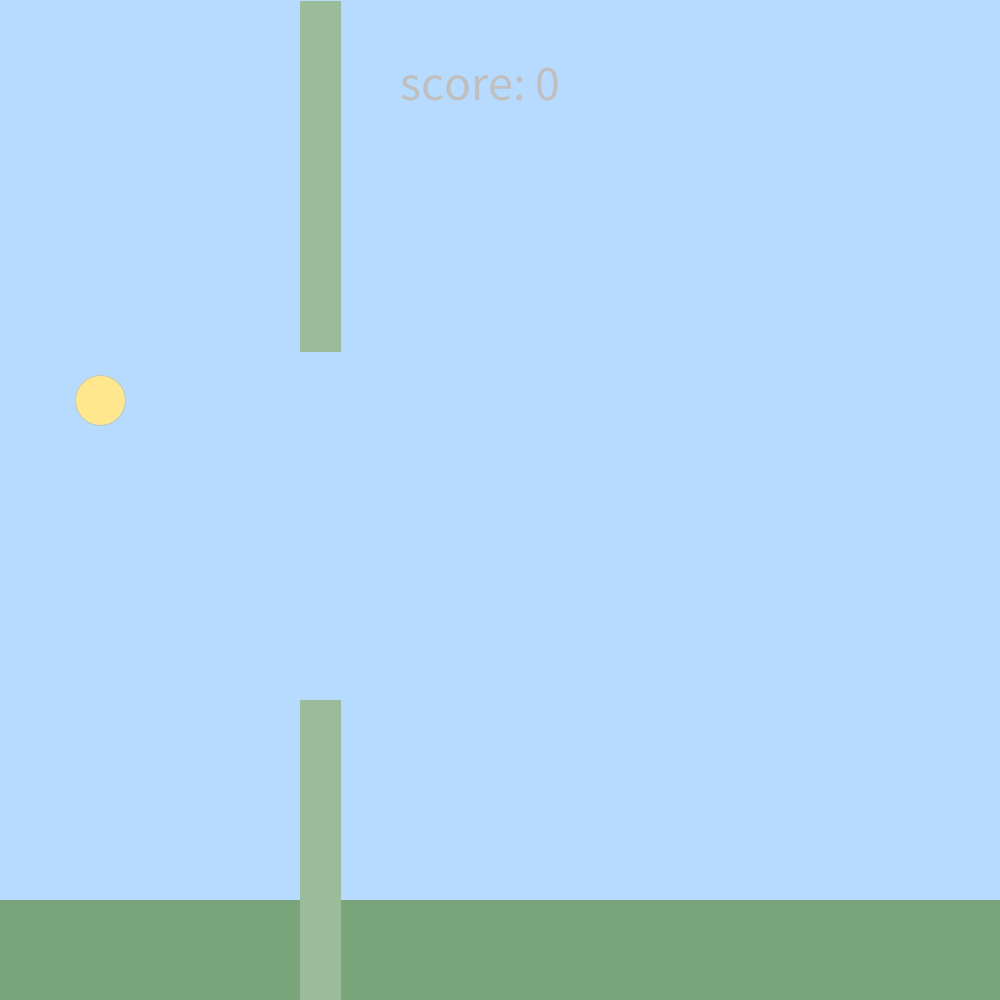
Frame 1 (no input)
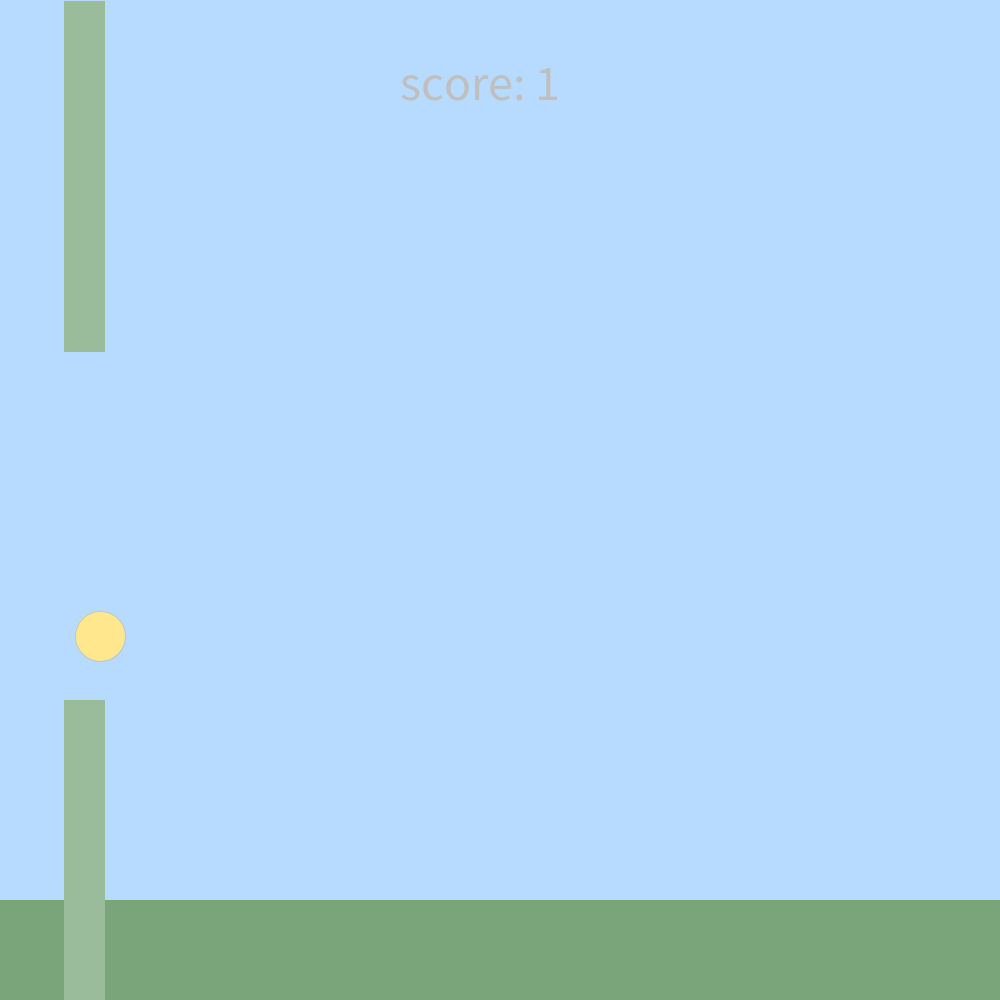
Frame 60 (the mouse pressed at the canvas centre just before this capture)
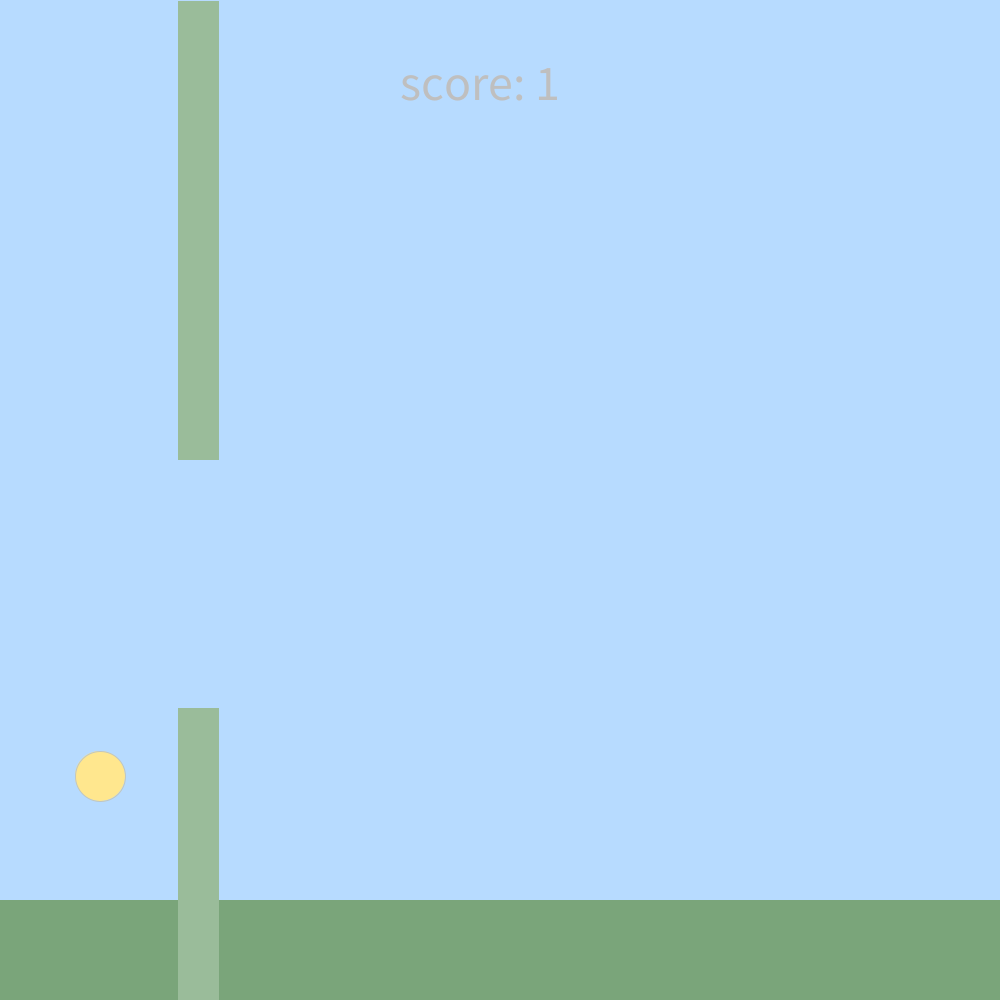
Frame 120 (the mouse held since frame 60 and released just before this capture)

The Processing sketch that drew these frames (run headless with seeded random() and noise(); from frame 60 on, the mouse is pressed at the canvas centre):

// Processing sketch: Flappy_Bird
// ── Flappy_Bird.pde
int x = 100;
int y = 400;

int px = 300;
int py = 1;
int upperPipeHeight = 350;
int lowerPipeHeight = 700;
int lowerY = 700;

int score = 0;
int pipeGap = 250;
int gravity = 4;
int birdYVelocity = 100;

void setup() {
  size(1000, 1000);
}

void draw() {
  
  if (intersectsPipes() == true) {
  fill(#E07677);
  textSize(50);
  text("game over!", 400, 500);
  score = 0;
  return;
  }
  
  if (y > 900) {
  fill(#E07677);
  textSize(50);
  text("game over!", 400, 500);
  score = 0;
  return;
  }
  
  if (x >= px && x <px+4) {
  score += 1;
  }
  
  background(#B7DBFF);
  fill(#7AA57A);
  stroke(#7AA57A);
  rect(0, 900, 1000, 100);
  fill(#FFE78E);
  stroke(#C0C6C0);
  ellipse(x, y, 50, 50);
  fill(#9ABC9A);
  stroke(#9ABC9A);
  rect(px, py, 40, upperPipeHeight);
  rect(px, lowerY, 40, lowerPipeHeight);
  
  fill(#BFBFBF);
  textSize(50);
  text("score: " + score, 400, 100);
  
  px -= 4;
  y += gravity;
  
  teleportPipes();
}

void mousePressed() {
  y -= birdYVelocity;
}

void teleportPipes() {
  if (px<0) {
    px = 350;
    upperPipeHeight = (int) random(200, 600);
    lowerPipeHeight = (lowerY + upperPipeHeight);
    lowerY = upperPipeHeight + pipeGap;
  }
}

boolean intersectsPipes() { 
         if (y < upperPipeHeight && x > px && x < (px+40)){
            return true; }
        else if (y > lowerY && x > px && x < (px+40)) {
            return true; }
        else { return false; }
}
